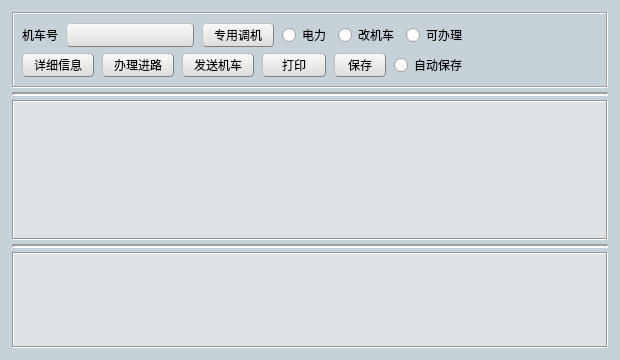
<?xml version="1.0" encoding="UTF-8"?>
<ui version="4.0">
 <class>ShuntingInfoWnd</class>
 <widget class="QWidget" name="ShuntingInfoWnd">
  <property name="geometry">
   <rect>
    <x>0</x>
    <y>0</y>
    <width>620</width>
    <height>360</height>
   </rect>
  </property>
  <property name="sizePolicy">
   <sizepolicy hsizetype="Preferred" vsizetype="Preferred">
    <horstretch>0</horstretch>
    <verstretch>0</verstretch>
   </sizepolicy>
  </property>
  <property name="minimumSize">
   <size>
    <width>620</width>
    <height>0</height>
   </size>
  </property>
  <property name="maximumSize">
   <size>
    <width>620</width>
    <height>360</height>
   </size>
  </property>
  <property name="palette">
   <palette>
    <active>
     <colorrole role="Base">
      <brush brushstyle="SolidPattern">
       <color alpha="255">
        <red>255</red>
        <green>255</green>
        <blue>255</blue>
       </color>
      </brush>
     </colorrole>
     <colorrole role="Window">
      <brush brushstyle="SolidPattern">
       <color alpha="255">
        <red>198</red>
        <green>210</green>
        <blue>218</blue>
       </color>
      </brush>
     </colorrole>
    </active>
    <inactive>
     <colorrole role="Base">
      <brush brushstyle="SolidPattern">
       <color alpha="255">
        <red>255</red>
        <green>255</green>
        <blue>255</blue>
       </color>
      </brush>
     </colorrole>
     <colorrole role="Window">
      <brush brushstyle="SolidPattern">
       <color alpha="255">
        <red>198</red>
        <green>210</green>
        <blue>218</blue>
       </color>
      </brush>
     </colorrole>
    </inactive>
    <disabled>
     <colorrole role="Base">
      <brush brushstyle="SolidPattern">
       <color alpha="255">
        <red>198</red>
        <green>210</green>
        <blue>218</blue>
       </color>
      </brush>
     </colorrole>
     <colorrole role="Window">
      <brush brushstyle="SolidPattern">
       <color alpha="255">
        <red>198</red>
        <green>210</green>
        <blue>218</blue>
       </color>
      </brush>
     </colorrole>
    </disabled>
   </palette>
  </property>
  <property name="cursor">
   <cursorShape>ArrowCursor</cursorShape>
  </property>
  <property name="windowTitle">
   <string>Form</string>
  </property>
  <property name="autoFillBackground">
   <bool>true</bool>
  </property>
  <property name="styleSheet">
   <string notr="true">QPushButton
{
	background-color: rgb(240, 240, 240);
	border:1px groove gray;
	border-radius:4px;
	padding:2px 4px;
	border-style:outset;
	background-color: qlineargradient(spread:pad, x1:0, y1:1, x2:0, y2:0, stop:0 rgba(220, 220, 220, 255), stop:1 rgba(250, 250, 250, 255));
}

QPushButton:hover
{
	background-color: rgb(229, 241, 251);
	color:black
}
QPushButton:pressed
{
	background-color: rgb(204, 228, 247);
	border-style:inset
}</string>
  </property>
  <layout class="QVBoxLayout" name="verticalLayout">
   <property name="spacing">
    <number>4</number>
   </property>
   <property name="leftMargin">
    <number>12</number>
   </property>
   <property name="topMargin">
    <number>12</number>
   </property>
   <property name="rightMargin">
    <number>12</number>
   </property>
   <property name="bottomMargin">
    <number>12</number>
   </property>
   <item>
    <widget class="QFrame" name="frame">
     <property name="minimumSize">
      <size>
       <width>0</width>
       <height>76</height>
      </size>
     </property>
     <property name="maximumSize">
      <size>
       <width>16777215</width>
       <height>76</height>
      </size>
     </property>
     <property name="styleSheet">
      <string notr="true"/>
     </property>
     <property name="frameShape">
      <enum>QFrame::Box</enum>
     </property>
     <property name="frameShadow">
      <enum>QFrame::Sunken</enum>
     </property>
     <property name="lineWidth">
      <number>1</number>
     </property>
     <layout class="QVBoxLayout" name="verticalLayout_2">
      <property name="spacing">
       <number>4</number>
      </property>
      <property name="leftMargin">
       <number>8</number>
      </property>
      <property name="topMargin">
       <number>8</number>
      </property>
      <property name="rightMargin">
       <number>8</number>
      </property>
      <property name="bottomMargin">
       <number>8</number>
      </property>
      <item>
       <layout class="QHBoxLayout" name="horizontalLayout">
        <property name="spacing">
         <number>8</number>
        </property>
        <item>
         <widget class="QLabel" name="label">
          <property name="minimumSize">
           <size>
            <width>36</width>
            <height>24</height>
           </size>
          </property>
          <property name="maximumSize">
           <size>
            <width>36</width>
            <height>24</height>
           </size>
          </property>
          <property name="font">
           <font>
            <family>微软雅黑</family>
            <pointsize>9</pointsize>
           </font>
          </property>
          <property name="text">
           <string>机车号</string>
          </property>
         </widget>
        </item>
        <item>
         <widget class="QPushButton" name="trainNoBtn">
          <property name="minimumSize">
           <size>
            <width>128</width>
            <height>24</height>
           </size>
          </property>
          <property name="maximumSize">
           <size>
            <width>128</width>
            <height>24</height>
           </size>
          </property>
          <property name="font">
           <font>
            <family>微软雅黑</family>
           </font>
          </property>
          <property name="text">
           <string/>
          </property>
         </widget>
        </item>
        <item>
         <widget class="QPushButton" name="trainTypeBtn">
          <property name="minimumSize">
           <size>
            <width>72</width>
            <height>24</height>
           </size>
          </property>
          <property name="maximumSize">
           <size>
            <width>72</width>
            <height>24</height>
           </size>
          </property>
          <property name="text">
           <string>专用调机</string>
          </property>
         </widget>
        </item>
        <item>
         <widget class="QRadioButton" name="electricRBtn">
          <property name="minimumSize">
           <size>
            <width>48</width>
            <height>24</height>
           </size>
          </property>
          <property name="maximumSize">
           <size>
            <width>48</width>
            <height>24</height>
           </size>
          </property>
          <property name="font">
           <font>
            <family>微软雅黑</family>
           </font>
          </property>
          <property name="text">
           <string>电力</string>
          </property>
         </widget>
        </item>
        <item>
         <widget class="QRadioButton" name="modifyRBtn">
          <property name="minimumSize">
           <size>
            <width>60</width>
            <height>24</height>
           </size>
          </property>
          <property name="maximumSize">
           <size>
            <width>60</width>
            <height>24</height>
           </size>
          </property>
          <property name="font">
           <font>
            <family>微软雅黑</family>
           </font>
          </property>
          <property name="text">
           <string>改机车</string>
          </property>
         </widget>
        </item>
        <item>
         <widget class="QRadioButton" name="handleRBtn">
          <property name="minimumSize">
           <size>
            <width>60</width>
            <height>24</height>
           </size>
          </property>
          <property name="maximumSize">
           <size>
            <width>60</width>
            <height>24</height>
           </size>
          </property>
          <property name="font">
           <font>
            <family>微软雅黑</family>
           </font>
          </property>
          <property name="text">
           <string>可办理</string>
          </property>
         </widget>
        </item>
        <item>
         <widget class="QLabel" name="label_2">
          <property name="text">
           <string/>
          </property>
         </widget>
        </item>
       </layout>
      </item>
      <item>
       <layout class="QHBoxLayout" name="horizontalLayout_2">
        <property name="spacing">
         <number>8</number>
        </property>
        <item>
         <widget class="QPushButton" name="detailedInfoBtn">
          <property name="minimumSize">
           <size>
            <width>72</width>
            <height>24</height>
           </size>
          </property>
          <property name="maximumSize">
           <size>
            <width>72</width>
            <height>24</height>
           </size>
          </property>
          <property name="font">
           <font>
            <family>微软雅黑</family>
           </font>
          </property>
          <property name="styleSheet">
           <string notr="true"/>
          </property>
          <property name="text">
           <string>详细信息</string>
          </property>
         </widget>
        </item>
        <item>
         <widget class="QPushButton" name="HandlingRouteBtn">
          <property name="minimumSize">
           <size>
            <width>72</width>
            <height>24</height>
           </size>
          </property>
          <property name="maximumSize">
           <size>
            <width>72</width>
            <height>24</height>
           </size>
          </property>
          <property name="font">
           <font>
            <family>微软雅黑</family>
           </font>
          </property>
          <property name="styleSheet">
           <string notr="true"/>
          </property>
          <property name="text">
           <string>办理进路</string>
          </property>
         </widget>
        </item>
        <item>
         <widget class="QPushButton" name="sendTrainBtn">
          <property name="sizePolicy">
           <sizepolicy hsizetype="Minimum" vsizetype="Fixed">
            <horstretch>0</horstretch>
            <verstretch>0</verstretch>
           </sizepolicy>
          </property>
          <property name="minimumSize">
           <size>
            <width>72</width>
            <height>24</height>
           </size>
          </property>
          <property name="maximumSize">
           <size>
            <width>72</width>
            <height>24</height>
           </size>
          </property>
          <property name="font">
           <font>
            <family>微软雅黑</family>
           </font>
          </property>
          <property name="styleSheet">
           <string notr="true"/>
          </property>
          <property name="text">
           <string>发送机车</string>
          </property>
          <property name="flat">
           <bool>false</bool>
          </property>
         </widget>
        </item>
        <item>
         <widget class="QPushButton" name="printBtn">
          <property name="minimumSize">
           <size>
            <width>64</width>
            <height>24</height>
           </size>
          </property>
          <property name="maximumSize">
           <size>
            <width>64</width>
            <height>24</height>
           </size>
          </property>
          <property name="text">
           <string>打印</string>
          </property>
         </widget>
        </item>
        <item>
         <widget class="QPushButton" name="saveBtn">
          <property name="minimumSize">
           <size>
            <width>52</width>
            <height>24</height>
           </size>
          </property>
          <property name="maximumSize">
           <size>
            <width>52</width>
            <height>24</height>
           </size>
          </property>
          <property name="palette">
           <palette>
            <active>
             <colorrole role="Button">
              <brush brushstyle="LinearGradientPattern">
               <gradient startx="0.000000000000000" starty="1.000000000000000" endx="0.000000000000000" endy="0.000000000000000" type="LinearGradient" spread="PadSpread" coordinatemode="ObjectBoundingMode">
                <gradientstop position="0.000000000000000">
                 <color alpha="255">
                  <red>220</red>
                  <green>220</green>
                  <blue>220</blue>
                 </color>
                </gradientstop>
                <gradientstop position="1.000000000000000">
                 <color alpha="255">
                  <red>250</red>
                  <green>250</green>
                  <blue>250</blue>
                 </color>
                </gradientstop>
               </gradient>
              </brush>
             </colorrole>
             <colorrole role="Base">
              <brush brushstyle="LinearGradientPattern">
               <gradient startx="0.000000000000000" starty="1.000000000000000" endx="0.000000000000000" endy="0.000000000000000" type="LinearGradient" spread="PadSpread" coordinatemode="ObjectBoundingMode">
                <gradientstop position="0.000000000000000">
                 <color alpha="255">
                  <red>220</red>
                  <green>220</green>
                  <blue>220</blue>
                 </color>
                </gradientstop>
                <gradientstop position="1.000000000000000">
                 <color alpha="255">
                  <red>250</red>
                  <green>250</green>
                  <blue>250</blue>
                 </color>
                </gradientstop>
               </gradient>
              </brush>
             </colorrole>
             <colorrole role="Window">
              <brush brushstyle="LinearGradientPattern">
               <gradient startx="0.000000000000000" starty="1.000000000000000" endx="0.000000000000000" endy="0.000000000000000" type="LinearGradient" spread="PadSpread" coordinatemode="ObjectBoundingMode">
                <gradientstop position="0.000000000000000">
                 <color alpha="255">
                  <red>220</red>
                  <green>220</green>
                  <blue>220</blue>
                 </color>
                </gradientstop>
                <gradientstop position="1.000000000000000">
                 <color alpha="255">
                  <red>250</red>
                  <green>250</green>
                  <blue>250</blue>
                 </color>
                </gradientstop>
               </gradient>
              </brush>
             </colorrole>
            </active>
            <inactive>
             <colorrole role="Button">
              <brush brushstyle="LinearGradientPattern">
               <gradient startx="0.000000000000000" starty="1.000000000000000" endx="0.000000000000000" endy="0.000000000000000" type="LinearGradient" spread="PadSpread" coordinatemode="ObjectBoundingMode">
                <gradientstop position="0.000000000000000">
                 <color alpha="255">
                  <red>220</red>
                  <green>220</green>
                  <blue>220</blue>
                 </color>
                </gradientstop>
                <gradientstop position="1.000000000000000">
                 <color alpha="255">
                  <red>250</red>
                  <green>250</green>
                  <blue>250</blue>
                 </color>
                </gradientstop>
               </gradient>
              </brush>
             </colorrole>
             <colorrole role="Base">
              <brush brushstyle="LinearGradientPattern">
               <gradient startx="0.000000000000000" starty="1.000000000000000" endx="0.000000000000000" endy="0.000000000000000" type="LinearGradient" spread="PadSpread" coordinatemode="ObjectBoundingMode">
                <gradientstop position="0.000000000000000">
                 <color alpha="255">
                  <red>220</red>
                  <green>220</green>
                  <blue>220</blue>
                 </color>
                </gradientstop>
                <gradientstop position="1.000000000000000">
                 <color alpha="255">
                  <red>250</red>
                  <green>250</green>
                  <blue>250</blue>
                 </color>
                </gradientstop>
               </gradient>
              </brush>
             </colorrole>
             <colorrole role="Window">
              <brush brushstyle="LinearGradientPattern">
               <gradient startx="0.000000000000000" starty="1.000000000000000" endx="0.000000000000000" endy="0.000000000000000" type="LinearGradient" spread="PadSpread" coordinatemode="ObjectBoundingMode">
                <gradientstop position="0.000000000000000">
                 <color alpha="255">
                  <red>220</red>
                  <green>220</green>
                  <blue>220</blue>
                 </color>
                </gradientstop>
                <gradientstop position="1.000000000000000">
                 <color alpha="255">
                  <red>250</red>
                  <green>250</green>
                  <blue>250</blue>
                 </color>
                </gradientstop>
               </gradient>
              </brush>
             </colorrole>
            </inactive>
            <disabled>
             <colorrole role="Button">
              <brush brushstyle="LinearGradientPattern">
               <gradient startx="0.000000000000000" starty="1.000000000000000" endx="0.000000000000000" endy="0.000000000000000" type="LinearGradient" spread="PadSpread" coordinatemode="ObjectBoundingMode">
                <gradientstop position="0.000000000000000">
                 <color alpha="255">
                  <red>220</red>
                  <green>220</green>
                  <blue>220</blue>
                 </color>
                </gradientstop>
                <gradientstop position="1.000000000000000">
                 <color alpha="255">
                  <red>250</red>
                  <green>250</green>
                  <blue>250</blue>
                 </color>
                </gradientstop>
               </gradient>
              </brush>
             </colorrole>
             <colorrole role="Base">
              <brush brushstyle="LinearGradientPattern">
               <gradient startx="0.000000000000000" starty="1.000000000000000" endx="0.000000000000000" endy="0.000000000000000" type="LinearGradient" spread="PadSpread" coordinatemode="ObjectBoundingMode">
                <gradientstop position="0.000000000000000">
                 <color alpha="255">
                  <red>220</red>
                  <green>220</green>
                  <blue>220</blue>
                 </color>
                </gradientstop>
                <gradientstop position="1.000000000000000">
                 <color alpha="255">
                  <red>250</red>
                  <green>250</green>
                  <blue>250</blue>
                 </color>
                </gradientstop>
               </gradient>
              </brush>
             </colorrole>
             <colorrole role="Window">
              <brush brushstyle="LinearGradientPattern">
               <gradient startx="0.000000000000000" starty="1.000000000000000" endx="0.000000000000000" endy="0.000000000000000" type="LinearGradient" spread="PadSpread" coordinatemode="ObjectBoundingMode">
                <gradientstop position="0.000000000000000">
                 <color alpha="255">
                  <red>220</red>
                  <green>220</green>
                  <blue>220</blue>
                 </color>
                </gradientstop>
                <gradientstop position="1.000000000000000">
                 <color alpha="255">
                  <red>250</red>
                  <green>250</green>
                  <blue>250</blue>
                 </color>
                </gradientstop>
               </gradient>
              </brush>
             </colorrole>
            </disabled>
           </palette>
          </property>
          <property name="font">
           <font>
            <family>微软雅黑</family>
           </font>
          </property>
          <property name="styleSheet">
           <string notr="true"/>
          </property>
          <property name="text">
           <string>保存</string>
          </property>
         </widget>
        </item>
        <item>
         <widget class="QRadioButton" name="autoSaveRBtn">
          <property name="minimumSize">
           <size>
            <width>72</width>
            <height>24</height>
           </size>
          </property>
          <property name="maximumSize">
           <size>
            <width>72</width>
            <height>24</height>
           </size>
          </property>
          <property name="font">
           <font>
            <family>微软雅黑</family>
           </font>
          </property>
          <property name="text">
           <string>自动保存</string>
          </property>
         </widget>
        </item>
        <item>
         <widget class="QLabel" name="label_3">
          <property name="text">
           <string/>
          </property>
         </widget>
        </item>
       </layout>
      </item>
     </layout>
    </widget>
   </item>
   <item>
    <widget class="Line" name="line">
     <property name="minimumSize">
      <size>
       <width>0</width>
       <height>4</height>
      </size>
     </property>
     <property name="maximumSize">
      <size>
       <width>16777215</width>
       <height>4</height>
      </size>
     </property>
     <property name="frameShadow">
      <enum>QFrame::Sunken</enum>
     </property>
     <property name="lineWidth">
      <number>2</number>
     </property>
     <property name="orientation">
      <enum>Qt::Horizontal</enum>
     </property>
    </widget>
   </item>
   <item>
    <widget class="ShuntingOperationTable" name="tableView">
     <property name="styleSheet">
      <string notr="true">background-color: rgb(222, 226, 229);</string>
     </property>
     <property name="frameShape">
      <enum>QFrame::Box</enum>
     </property>
    </widget>
   </item>
   <item>
    <widget class="Line" name="line_2">
     <property name="minimumSize">
      <size>
       <width>0</width>
       <height>4</height>
      </size>
     </property>
     <property name="maximumSize">
      <size>
       <width>16777215</width>
       <height>4</height>
      </size>
     </property>
     <property name="lineWidth">
      <number>2</number>
     </property>
     <property name="orientation">
      <enum>Qt::Horizontal</enum>
     </property>
    </widget>
   </item>
   <item>
    <widget class="CompletedWorksheetTable" name="tableView_2">
     <property name="minimumSize">
      <size>
       <width>0</width>
       <height>96</height>
      </size>
     </property>
     <property name="maximumSize">
      <size>
       <width>16777215</width>
       <height>96</height>
      </size>
     </property>
     <property name="styleSheet">
      <string notr="true">background-color: rgb(222, 226, 229);</string>
     </property>
     <property name="frameShape">
      <enum>QFrame::Box</enum>
     </property>
     <property name="frameShadow">
      <enum>QFrame::Sunken</enum>
     </property>
    </widget>
   </item>
  </layout>
 </widget>
 <customwidgets>
  <customwidget>
   <class>ShuntingOperationTable</class>
   <extends>QTableView</extends>
   <header>shuntingoperationtable.h</header>
  </customwidget>
  <customwidget>
   <class>CompletedWorksheetTable</class>
   <extends>QTableView</extends>
   <header>completedworksheettable.h</header>
  </customwidget>
 </customwidgets>
 <resources/>
 <connections/>
</ui>
